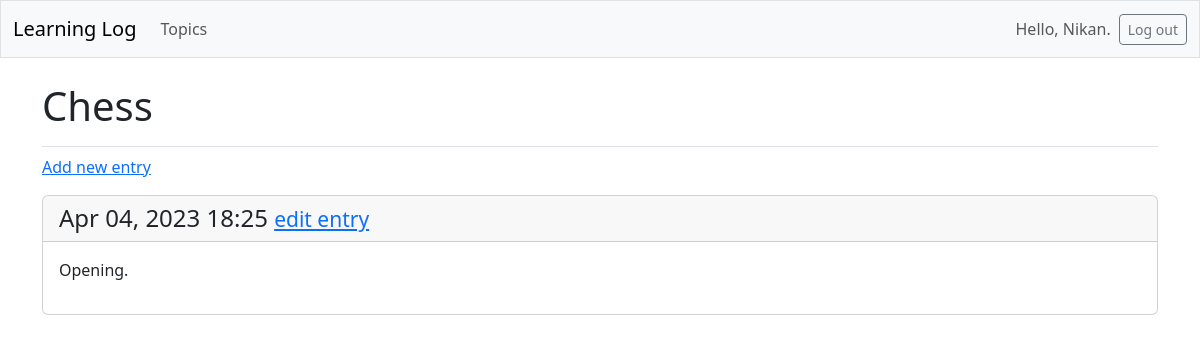
The app's page /topics/1/ (signed in), older data.
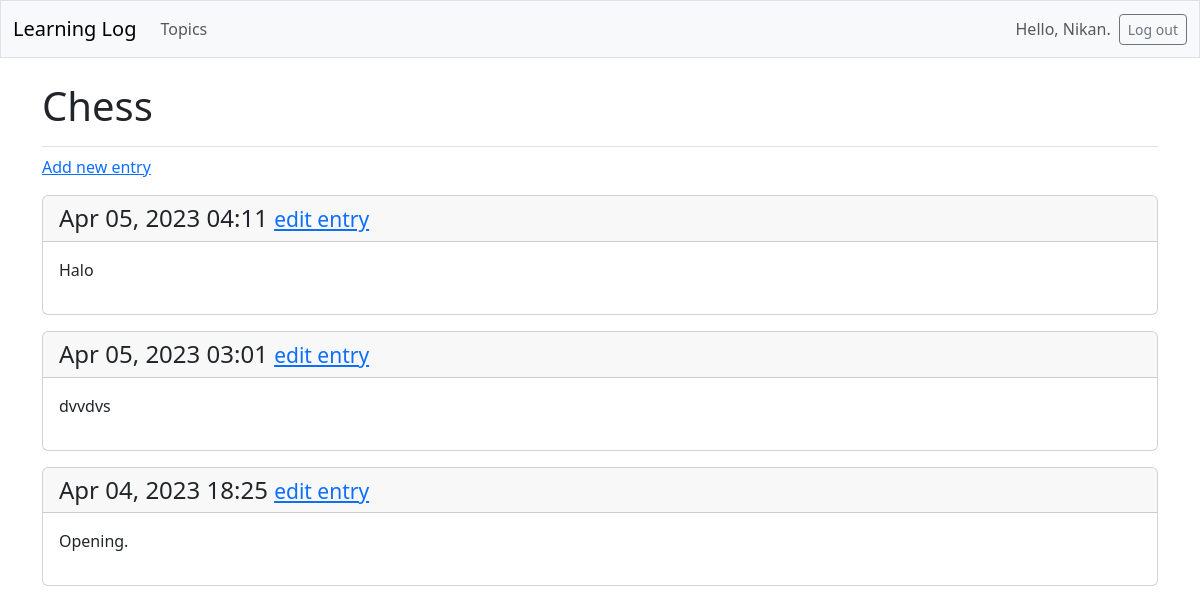
The same page, newer data.
### learning_logs/models.py (models this page shows, shortened)
class Entry(models.Model):
    topic = models.ForeignKey(Topic, on_delete = models.CASCADE)
    text = models.TextField()
    date_added = models.DateTimeField(auto_now_add =True)
    class Meta:
        verbose_name_plural = 'entries'

### learning_logs/views.py (the view)
# urls.py: path('topics/<int:topic_id>/',views.topic , name = 'topic'),
@login_required
def topic(request,topic_id):
    topic = Topic.objects.get(id = topic_id)
    if topic.owner != request.user:
        raise Http404
    entries = topic.entry_set.order_by('-date_added')
    context = {'topic': topic, 'entries':entries}
    return render(request,'learning_logs/topic.html',context)

### learning_logs/templates/learning_logs/topic.html
{% extends 'learning_logs/base.html' %}
{% block page_header %}
  <h1>{{ topic.text }}</h1>
{% endblock page_header %}
{% block content %}
  <p>
    <a href="{% url 'learning_logs:new_entry' topic.id %}">Add new entry</a>
  </p>
  {% for entry in entries %}
    <div class="card mb-3">
      <h4 class="card-header">
        {{ entry.date_added|date:'M d, Y H:i' }}
        <small><a href="{% url 'learning_logs:edit_entry' entry.id %}">
          edit entry</a></small>
      </h4>
      <div class="card-body">{{ entry.text|linebreaks }}</div>
    </div>
  {% empty %}
    <p>There are no entries for this topic yet.</p>
  {% endfor %}
{% endblock content %}

Row changes from the older to the newer data that the page shows:
added Entry: date_added "Apr 05, 2023 04:11", text "Halo"
added Entry: date_added "Apr 05, 2023 03:01", text "dvvdvs"
